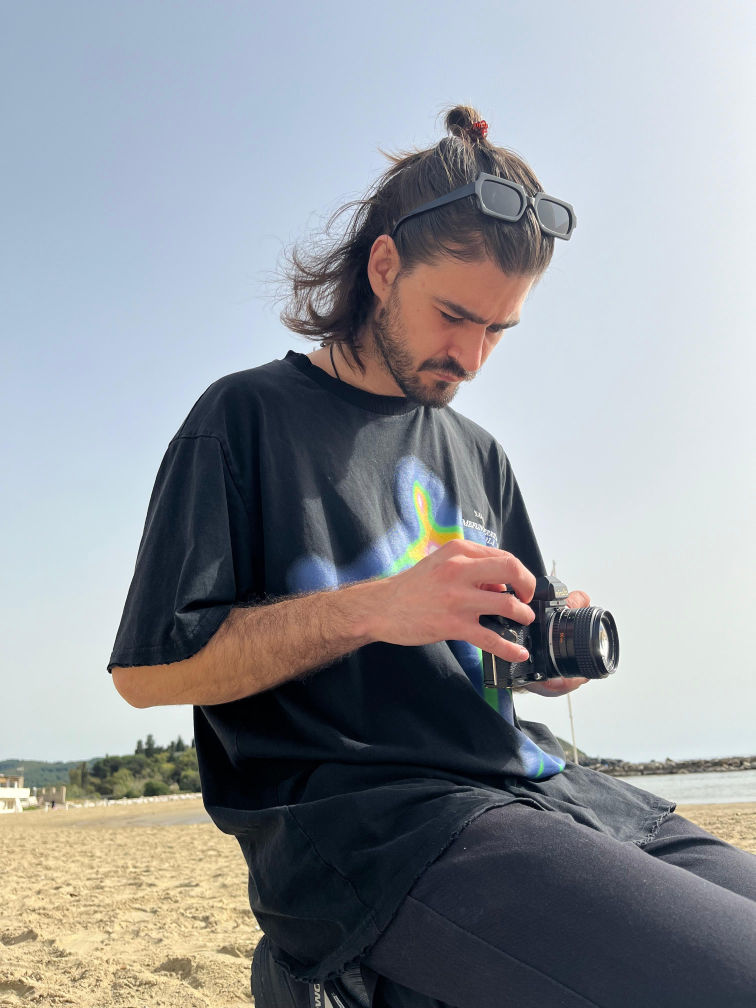
#> input picture assets/images/myself.jpeg, 3024 x 4032 px (shown at 1/4 size)
$ python -i purple_visualizer.py   (imports and definitions only)
#> lines starting #> are read from the running program, lines starting #| are printed output that depends on the picture
#> further down, picture is the input picture: PIL image 3024x4032 RGB; mean R, G, B 146.6, 150, 154.8
import sys
from PIL import Image, ImageChops, ImageDraw, ImageFilter


BLACK = (0, 0, 0)
WHITE = (255, 255, 255)
WHITE_SOFT = (250, 246, 251)
BLUE_DEEP = (6, 18, 212)
BLUE_ELECTRIC = (18, 70, 255)
VIOLET = (150, 86, 255)
MAGENTA = (250, 168, 242)
PINK_LIGHT = (255, 224, 246)


def lerp(start, end, t):
    return start + (end - start) * t


def lerp_color(start, end, t):
    return tuple(int(round(lerp(a, b, t))) for a, b in zip(start, end))


# [67 lines left out: functions sample_stops, scale_box, make_gradient, make_shape_mask, screen_with_opacity, place_screen_layer, not called in this run]


def make_grain_map(size, sigma=18, contrast=3.0, blur_radius=0):
#> called with size = (3024, 4032), sigma = 18, contrast = 3, blur_radius = 0
    noise = Image.effect_noise(size, sigma).convert("L")
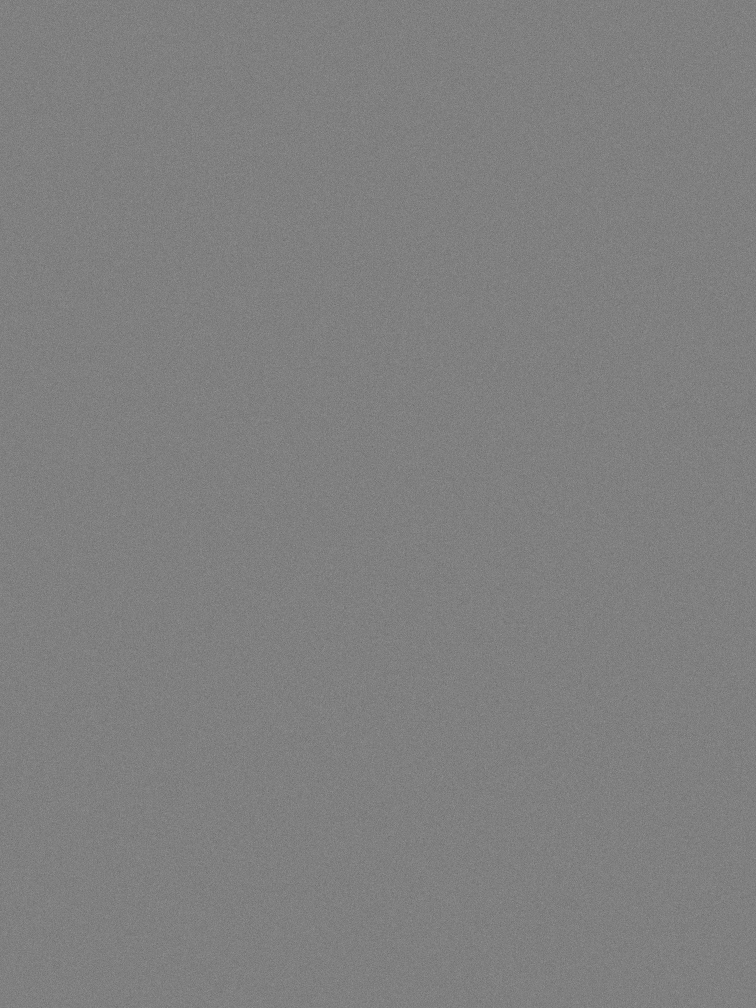
#> noise: PIL image 3024x4032 L (shown at 1/4 size); min 32, max 221, mean 127.5
    if blur_radius > 0:
        noise = noise.filter(ImageFilter.GaussianBlur(radius=blur_radius))

    def boost(value):
        shifted = 128 + ((value - 128) * contrast)
        return max(0, min(255, int(shifted)))

    return noise.point(boost)


def apply_film_grain(image, amount=0.22, sigma=18, contrast=3.0, blur_radius=0):
    grain = make_grain_map(image.size, sigma=sigma, contrast=contrast, blur_radius=blur_radius)
    grain_rgb = Image.merge("RGB", (grain, grain, grain))
    overlaid = ImageChops.overlay(image, grain_rgb)
    softened = ImageChops.soft_light(image, grain_rgb)
    grained = Image.blend(overlaid, softened, 0.22)
    return Image.blend(image, grained, amount)
#> returned value: PIL image 3024x4032 RGB


# [362 lines left out: functions make_blob, add_rect_panel, add_blob_cluster, draw_glow_line, generate_generative_art_scene, not called in this run]


# [31 lines not run here, left out]

>>> from PIL import Image
>>> picture = Image.open('../assets/images/myself.jpeg')
>>> result = apply_film_grain(picture)
